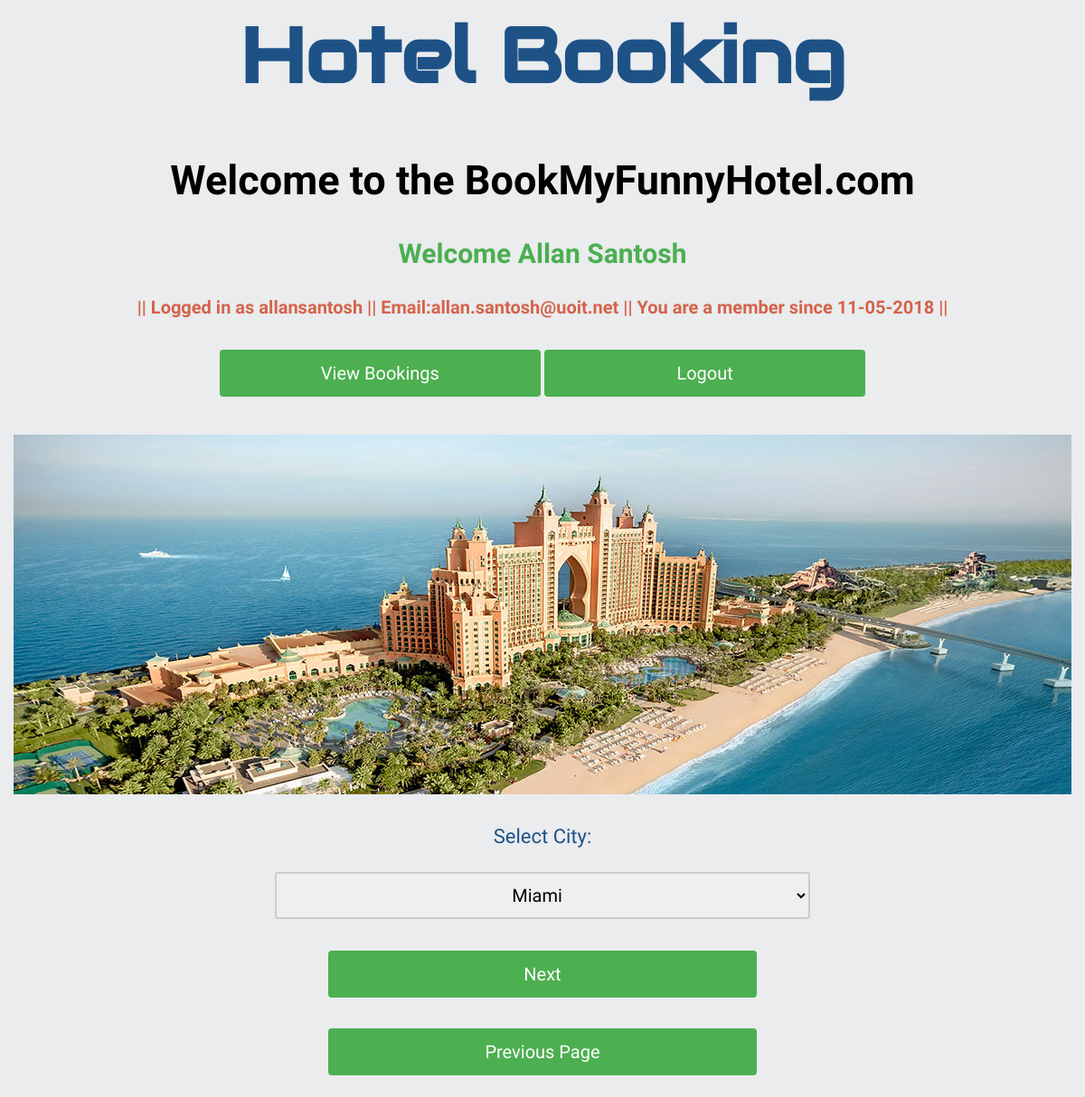
The page /Hotel_Booking/selectcity.php?province=1 (signed in) on the database its author committed.
### tables this page shows
CREATE TABLE `users` (
  `id` int(11) NOT NULL,
  `firstname` varchar(55) NOT NULL,
  `lastname` varchar(55) NOT NULL,
  `signupdate` date NOT NULL,
  `username` varchar(55) NOT NULL,
  `password` varchar(55) NOT NULL,
  `email` varchar(55) NOT NULL
);

### Hotel_Booking/selectcity.php (the view, shortened to what this page needs)
<?php
if($_GET['province'] == null) { header ("Location: index.php");} else {
?>
<html>
<?php
require 'config.php';
 ?>
 <body id='body'>
  <h1>Hotel Booking</h1>
    <h2>Welcome to the BookMyFunnyHotel.com</h2>
    <?php
		if(!isset($_SESSION["sess_user"])){
		$_SESSION['redirecturl'] = $_SERVER['REQUEST_URI'];
    echo "<a href='login.php'><button id='login'>Have an account? Login Now</button></a>";
		} else {
      $sqlinfo = "SELECT firstname, lastname, signupdate, username, email FROM users WHERE id ='".$_SESSION['guestid']."'";
      $resultinfo = $conn->query($sqlinfo);
      if ($resultinfo->num_rows > 0) {
          while($row = $resultinfo->fetch_assoc()) {
            echo "<h3>Welcome ".$row['firstname']." ".$row['lastname']."</h3>";
            echo "<h4>|| Logged in as ".$row['username']." || Email:".$row['email']." || You are a member since ".date("m-d-Y", strtotime($row['signupdate']))." ||</h4>";
  					echo "<a href='viewbookings.php'><button id='viewbookings'>View Bookings</button></a>";
  					echo "<a href='logout.php'><button id='logout'>Logout</button></a>";
  			  }
}}
     ?>
     <p style='text-align:center'><br><img src="hotel.jpg" style="width:1170px;height:398px"></img></p><br>
  <form name='city_select_form' method='post'>
    <label>Select City: </label><br><br>
    <select name='city' id='city'>
    <?php
    $sql="SELECT * FROM cities WHERE state = '".$_GET['province']."'";
    $result = $conn->query($sql);
    if ($result->num_rows > 0) {
      while($row = $result->fetch_assoc()) {
    echo "<option value=". $row["id"].">" . $row['name'] . "</option>";
  }
  echo "</select><br><br>";
  echo "<input type='submit' name='getcityid' value='Next'></input><br><br>";
  echo "<input type='submit' name='goback' value='Previous Page'></input>";
  echo "</form>";
} else {
  echo "<option value='none'>No cities in selected State. Press Next to go back.</option>";
  echo "</select><br><br>";
  echo "<input type='submit' name='goback' value='Previous Page'></input>";
  echo "</form>";
}
?>
</body>
</html>
<?php } ?>

### Hotel_Booking/style.css (style rules this page uses)
h1 { text-align: center; font-family: 'Audiowide';font-size: 85px; color:#1E5286; }
h2 { text-align: center; font-family: 'Aldrich';font-size: 45px; }
h3 { text-align: center; color:#4CAF50; font-weight: bolder; font-family: 'Aldrich';font-size: 30px; }
h4 { text-align: center; color: #D5634A; font-family: 'Aldrich';font-size: 20px; }
label { font-family: 'Graduate';font-size: 22px; color:#1E5286; }
input[type=submit] { width: 40%; background-color: #4CAF50; color: white; padding: 14px 20px; margin: 8px auto; border: none; border-radius: 4px; cursor: pointer; font-family: 'Bungee';font-size: 20px; }
input[type=date], select { width: 50%; padding: 11px 19px; margin: 9px auto; display: inline-block; border: 2px solid #ccc; border-radius: 3px; box-sizing: border-box; text-align: center; font-size: 20px; font-family: 'Glegoo'; }
#body { text-align: center; background-color: #EAECEE; }
#register, #login, #logout, #viewbookings, #searchhotel { width: 30%; background-color: #4CAF50; color: white; padding: 14px 20px; margin: 8px auto; border: none; border-radius: 4px; cursor: pointer; font-family: 'Bungee';font-size: 20px; }

### rows shown on the page
users: firstname "Allan", lastname "Santosh", username "allansantosh", email "allan.santosh@uoit.net", signupdate "11-05-2018"

### other values the page prints
form field city "Miami"
